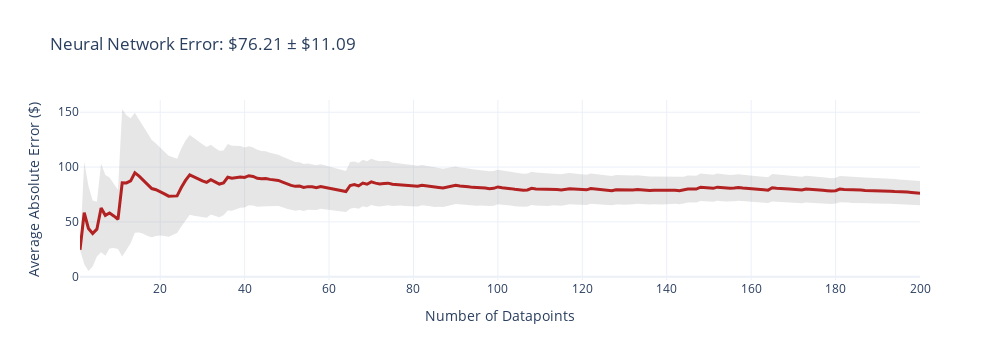
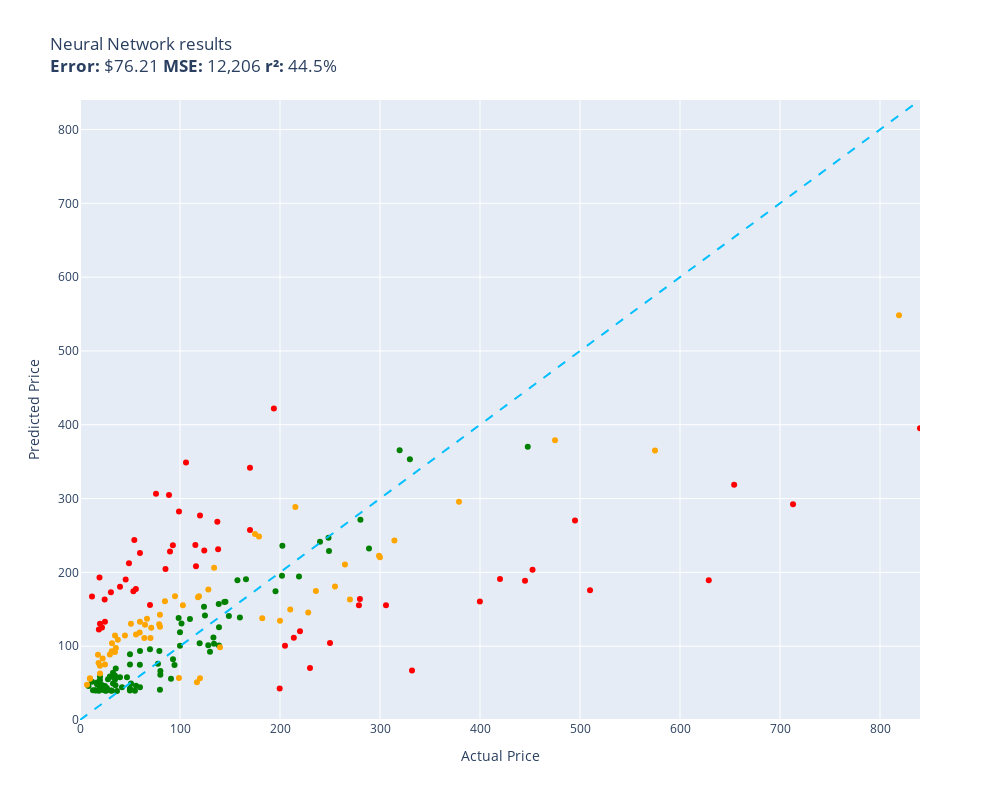

Notebook code for these charts, in order:
### Code cell
evaluate(neural_network, test)

### Figure 1 — Plotly figure (JSON) as saved in the notebook; plotly's stock layout.template omitted (floating-point values rounded to 4 significant figures; data arrays with more than 128 entries replaced by an {"elided": "..."} marker saying what was removed)
{"data": [{"fill": "toself", "fillcolor": "rgba(128,128,128,0.2)", "hoverinfo": "skip", "line": {"color": "rgba(255,255,255,0)"}, "name": "95% CI", "showlegend": false, "type": "scatter", "x": {"elided": "400 int values"}, "y": {"elided": "400 float values"}}, {"customdata": {"elided": "200x1 float values"}, "hovertemplate": "n=%{x}<br>Avg Error=$%{y:,.2f}<br>±95% CI=$%{customdata[0]:,.2f}<extra></extra>", "line": {"color": "firebrick", "width": 3}, "mode": "lines", "name": "Cumulative Avg Error", "type": "scatter", "x": {"elided": "200 int values"}, "y": {"elided": "200 float values"}}], "layout": {"height": 360, "showlegend": false, "title": {"text": "Neural Network Error: $76.21 ± $11.09"}, "width": 1000, "xaxis": {"title": {"text": "Number of Datapoints"}}, "yaxis": {"title": {"text": "Average Absolute Error ($)"}}}}

### Figure 2 — Plotly figure (JSON) as saved in the notebook; plotly's stock layout.template omitted (floating-point values rounded to 4 significant figures)
{"data": [{"customdata": [["Old Blood Noise Excess V2 Distortion Cho...\nGuess=$194.37 Actual=$219.00"], ["NewPower99 Battery Kit for Samsung Galax...\nGuess=$39.69 Actual=$54.95"], ["EXMAX NG-10X Fresnel Lens Focusing Adapt...\nGuess=$95.81 Actual=$69.98"], ["SuppliesOutlet Compatible Toner Cartridg...\nGuess=$159.78 Actual=$144.29"], ["8544771 Dryer Heating Element, 279816 Th...\nGuess=$69.69 Actual=$35.74"], ["Pump Head TBVECHI 175PSI 4KW 5.5HP 21CFM...\nGuess=$353.25 Actual=$329.90"], ["LOVE MEI Galaxy S10 Lite Case, Military ...\nGuess=$63.89 Actual=$32.98"], ["GJY Portable TV,10.6 inch Mini TV for AT...\nGuess=$93.49 Actual=$79.36"], ["LD Products Compatible Toner Cartridge R...\nGuess=$75.15 Actual=$49.98"], ["Intermatic PX300 12V 300W Transformer wi...\nGuess=$103.32 Actual=$134.00"], ["CORSAIR Dominator Platinum RGB 32GB (2x1...\nGuess=$153.38 Actual=$124.00"], ["June Garden 12\" Sweet Dolly Charlotte - ...\nGuess=$58.51 Actual=$19.99"], ["Aolemi Oil Rubbed Bronze Single Function...\nGuess=$138.09 Actual=$98.65"], ["Clementoni 39132.5 Jigsaw Puzzle 1,000 P...\nGuess=$41.12 Actual=$79.95"], ["GanFindX Portable Car Hand Controls for ...\nGuess=$138.92 Actual=$159.90"], ["KOMPUTERBAY 4GB 2X 2GB DDR2 1066MHz PC2-...\nGuess=$61.19 Actual=$80.34"], ["Mylites+ Standard Comic Book Mylar Sleev...\nGuess=$54.96 Actual=$34.99"], ["Wenger City Upgrade Laptop Backpack with...\nGuess=$160.13 Actual=$145.42"], ["AUTOFREE LED Tail Lights Assembly Compat...\nGuess=$195.28 Actual=$201.99"], ["Adams Check Payment and Deposit Register...\nGuess=$46.96 Actual=$35.49"], ["3D Tree Hole Branches 075 Stair Risers D...\nGuess=$92.35 Actual=$129.99"], ["Fjallraven, Kanken Laptop 15\" Backpack f...\nGuess=$103.92 Actual=$119.65"], ["Evan-Fischer Front Bumper Cover Compatib...\nGuess=$236.06 Actual=$202.38"], ["Laisomeke Waterproof Junction Box, Unive...\nGuess=$51.85 Actual=$11.99"], ["Webcem Solar Shed Light Outdoor Indoor, ...\nGuess=$76.18 Actual=$77.96"], ["Festool 492370 Platin 2 S1000 Grit 6-Inc...\nGuess=$55.75 Actual=$91.00"], ["Western Digital Enterprise RE4-GP 2TB SA...\nGuess=$136.77 Actual=$109.95"], ["VLAND LED Smoked Taillights Compatible F...\nGuess=$241.61 Actual=$239.99"], ["PM Auto Front Right Quick Complete Strut...\nGuess=$141.71 Actual=$124.94"], ["Tablet PC Cover Compatible with Lenovo T...\nGuess=$39.59 Actual=$31.61"], ["Miyaya@ Funny Animal Masks Collection fo...\nGuess=$50.74 Actual=$16.99"], ["Ultra Duster Canned Air Net 10 Oz 6-Pack\nGuess=$39.99 Actual=$49.90"], ["Liberty Imports 12 Pack: US Military Toy...\nGuess=$48.52 Actual=$16.98"], ["Ceramic Talavera Mexican Tile 4x4\", 9 Pi...\nGuess=$59.05 Actual=$29.95"], ["Intrepid International Dressage Letters-...\nGuess=$42.86 Actual=$26.99"], ["KUNN Small Electrician Tool Pouch Utilit...\nGuess=$47.58 Actual=$21.99"], ["iPhone 12/12 Pro Nicaragua Guardabarranc...\nGuess=$53.95 Actual=$19.97"], ["Replacement Remote Control for PANASONIC...\nGuess=$60.24 Actual=$34.95"], ["KS K-STORM Replacement Silicone Mushroom...\nGuess=$46.02 Actual=$8.50"], ["Grey Pneumatic 1311SD Impact Socket Set\nGuess=$189.29 Actual=$157.43"], ["4LT LUMINETTE Vanity Opal GLS BSN\nGuess=$119.02 Actual=$99.99"], ["GE RPWF SmartWater Comparable Refrigerat...\nGuess=$39.34 Actual=$36.99"], ["Urth 62mm UV, Circular Polarizing (CPL),...\nGuess=$125.71 Actual=$139.00"], ["MGP Caliper Covers 39011SACURD Red Powde...\nGuess=$229.09 Actual=$249.00"], ["NewFantasia Replacement Audio Cable with...\nGuess=$39.95 Actual=$31.00"], ["MONOCARBON Forged Carbon Fiber Case for ...\nGuess=$44.52 Actual=$59.99"], ["MXR Carbon Copy Deluxe Analog Delay Guit...\nGuess=$174.54 Actual=$195.50"], ["USB Charger, CIVIE High Speed 60W Multip...\nGuess=$39.98 Actual=$15.99"], ["Cardone 84-58642 New HEI Electronic Dist...\nGuess=$190.54 Actual=$165.99"], ["Hp Pavilion P7-1257c Motherboard Aahd3-h...\nGuess=$74.92 Actual=$59.86"], ["Kastar Battery Pack Replacement for Sony...\nGuess=$44.40 Actual=$19.99"], ["New Replacement seat cover fits Yamaha M...\nGuess=$100.79 Actual=$138.95"], ["AZX Stylus Pencil for Apple iPad Pro 202...\nGuess=$58.37 Actual=$29.99"], ["Raspberry Pi 3 Model B+ Aluminum Case Me...\nGuess=$40.40 Actual=$14.99"], ["ROHL WSGUM3018WH Wire Sink Grids, White\nGuess=$101.40 Actual=$128.28"], ["Diversitech UC2436-3 Ultralite Condenser...\nGuess=$66.39 Actual=$80.39"], ["200 Couples Conversation Cards - Enjoy B...\nGuess=$49.43 Actual=$32.97"], ["The Puppet Company - Carpet-Unicorn, Whi...\nGuess=$39.66 Actual=$19.00"], ["KYX Racing Hardened Steel Center Drive S...\nGuess=$58.09 Actual=$46.99"], ["Baumgartens Sicurix Blank PVC ID Cards (...\nGuess=$49.44 Actual=$19.11"], ["OEM Samsung Remote Control Shipped with ...\nGuess=$46.27 Actual=$56.00"], ["Venom Power Terra Hunter R/T+ R/T All-Te...\nGuess=$365.62 Actual=$319.65"], ["Custom Engagement Logo Desk Embosser Sea...\nGuess=$41.47 Actual=$49.95"], ["Audio Techinca ATW-T1002 System 10 Handh...\nGuess=$232.30 Actual=$289.00"], ["520 Pieces Christmas Envelope Seal Stick...\nGuess=$39.55 Actual=$25.99"], ["LD Compatible Ink Cartridge Replacement ...\nGuess=$44.42 Actual=$41.99"], ["BestPricedDecals Wine A BIT, You'll Feel...\nGuess=$40.19 Actual=$12.98"], ["VATOS 4 Packs Bubble Machine Gun for Kid...\nGuess=$41.11 Actual=$22.88"], ["Steering Wheel, Carbon Fiber Automotive ...\nGuess=$370.18 Actual=$447.74"], ["BXYJY for Samsung Galaxy Z Fold 3 Case w...\nGuess=$42.59 Actual=$49.99"], ["VONADO Space Wars Colonial Viper MK1 Bui...\nGuess=$57.83 Actual=$39.99"], ["Disney Princess Sparkling Princess Sleep...\nGuess=$40.08 Actual=$24.95"], ["sabermaster TCG Playmat yugioh playmat T...\nGuess=$42.14 Actual=$21.99"], ["DuraGo BR5330 Front Vented Disc Brake Ro...\nGuess=$130.87 Actual=$101.51"], ["Vinyl Soft Top Roll-up Adjustable Truck ...\nGuess=$140.89 Actual=$148.88"], ["Glovion Music Stand Light, Clip On Piano...\nGuess=$55.19 Actual=$27.99"], ["Samsung DA97-07603B Freezer Ice Maker As...\nGuess=$82.25 Actual=$93.02"], ["Intex River Run Connect Lounge (Four)\nGuess=$74.67 Actual=$94.49"], ["Think Gizmos Build Your Own Robot Toys f...\nGuess=$46.22 Actual=$24.95"], ["PowerSport Front Rear Brakes and Rotors ...\nGuess=$246.84 Actual=$248.51"], ["Viola Bow 4/4 Full Size Carbon Fiber (Bl...\nGuess=$89.08 Actual=$49.99"], ["Targus CityGear Durable Backpack, Black,...\nGuess=$111.74 Actual=$133.43"], ["Fender Hendrix Voodoo Child Coiled Instr...\nGuess=$93.59 Actual=$59.99"], ["W11130208 W10695459 Refrigerator LED Mod...\nGuess=$40.33 Actual=$26.59"], ["Garmin 010-12402-10 GT15M-TM Transom-Mou...\nGuess=$157.24 Actual=$138.74"], ["Fitness Center Gym Room Weight Train Dua...\nGuess=$100.59 Actual=$99.99"], ["For Volvo C70 S70 V70 V40 S40 AC Compres...\nGuess=$271.29 Actual=$280.41"], ["Refresh NSF-53 Premium Replacement Refri...\nGuess=$49.38 Actual=$50.99"], ["NICKSTON Red Sparkling Glitter Slim Band...\nGuess=$43.83 Actual=$25.99"]], "hovertemplate": "%{customdata[0]}<extra></extra>", "legendgroup": "green", "marker": {"color": "green", "size": 6, "symbol": "circle"}, "mode": "markers", "name": "green", "orientation": "v", "showlegend": true, "type": "scatter", "x": [219.0, 54.95, 69.98, 144.3, 35.74, 329.9, 32.98, 79.36, 49.98, 134.0, 124.0, 19.99, 98.65, 79.95, 159.9, 80.34, 34.99, 145.4, 202.0, 35.49, 130.0, 119.7, 202.4, 11.99, 77.96, 91.0, 110.0, 240.0, 124.9, 31.61, 16.99, 49.9, 16.98, 29.95, 26.99, 21.99, 19.97, 34.95, 8.5, 157.4, 99.99, 36.99, 139.0, 249.0, 31.0, 59.99, 195.5, 15.99, 166.0, 59.86, 19.99, 138.9, 29.99, 14.99, 128.3, 80.39, 32.97, 19.0, 46.99, 19.11, 56.0, 319.6, 49.95, 289.0, 25.99, 41.99, 12.98, 22.88, 447.7, 49.99, 39.99, 24.95, 21.99, 101.5, 148.9, 27.99, 93.02, 94.49, 24.95, 248.5, 49.99, 133.4, 59.99, 26.59, 138.7, 99.99, 280.4, 50.99, 25.99], "xaxis": "x", "y": [194.4, 39.69, 95.81, 159.8, 69.69, 353.3, 63.89, 93.49, 75.15, 103.3, 153.4, 58.51, 138.1, 41.12, 138.9, 61.19, 54.96, 160.1, 195.3, 46.96, 92.35, 103.9, 236.1, 51.85, 76.18, 55.75, 136.8, 241.6, 141.7, 39.59, 50.74, 39.99, 48.52, 59.05, 42.86, 47.58, 53.95, 60.24, 46.02, 189.3, 119.0, 39.34, 125.7, 229.1, 39.95, 44.52, 174.5, 39.98, 190.5, 74.92, 44.4, 100.8, 58.37, 40.4, 101.4, 66.39, 49.43, 39.66, 58.09, 49.44, 46.27, 365.6, 41.47, 232.3, 39.55, 44.42, 40.19, 41.11, 370.2, 42.59, 57.83, 40.08, 42.14, 130.9, 140.9, 55.19, 82.25, 74.67, 46.22, 246.8, 89.08, 111.7, 93.59, 40.33, 157.2, 100.6, 271.3, 49.38, 43.83], "yaxis": "y"}, {"customdata": [["telpo Headlight Assembly Fit For 15 Camr...\nGuess=$208.14 Actual=$115.99"], ["RBC12-UPC Replacement Battery Cartridge ...\nGuess=$70.47 Actual=$229.99"], ["Bam France 2002XL Contoured Hightech Bla...\nGuess=$292.42 Actual=$713.00"], ["46mm Digital Pro High-Resolution Close-U...\nGuess=$130.44 Actual=$19.99"], ["Innovative Percussion CB-6 Chamois Bass ...\nGuess=$243.91 Actual=$54.32"], ["Bam Trekking 3027SB Single Black Clarine...\nGuess=$67.06 Actual=$332.00"], ["DEWALT 20V MAX* XR Impact Driver with Bl...\nGuess=$203.71 Actual=$452.53"], ["Mini PC, Kinupute Desktop Computer E3-12...\nGuess=$270.35 Actual=$495.00"], ["Deco Mount Pro Tripod Microphone Stand w...\nGuess=$226.15 Actual=$59.95"], ["Scranton & Co 3 Drawer Mobile File Cabin...\nGuess=$237.18 Actual=$115.35"], ["Task T24287 Roman Ogee Router Bit with 1...\nGuess=$177.40 Actual=$55.88"], ["Travelpro Platinum Elite Slim Business L...\nGuess=$111.60 Actual=$213.83"], ["JRready ST6313 DT Deutsch Connector Kit,...\nGuess=$42.82 Actual=$199.68"], ["Dakota Alert MURS Alert Probe Sensor - M...\nGuess=$120.33 Actual=$219.99"], ["Projector, CRAZVIEW Projector with WiFi ...\nGuess=$174.45 Actual=$53.40"], ["MC: Pindicator (Dual Intensity Amber)\nGuess=$180.68 Actual=$40.00"], ["Poison Spyder 10-08-020 Rocker Knocker\nGuess=$189.51 Actual=$628.76"], ["DIMARZIO 204284 DP 163FBK Blues Bucker G...\nGuess=$228.18 Actual=$89.99"], ["Lighted Triangle Mirror Cabinet Bathroom...\nGuess=$188.49 Actual=$445.00"], ["BESTILL Wall Mounted Shower Faucet Set, ...\nGuess=$306.47 Actual=$76.00"], ["Trail Gear Twin Stick Kit for Top Shift ...\nGuess=$164.05 Actual=$279.92"], ["Engine Thermostat, Replace 19301-PAA-306...\nGuess=$122.46 Actual=$18.89"], ["Dell Optiplex 390 Desktop Computer i3 3....\nGuess=$229.53 Actual=$124.27"], ["Satco S9596, 4 Count (Pack of 1), 4.18\nGuess=$167.21 Actual=$12.00"], ["Kingston Brass KS269SN Kingston Clawfoot...\nGuess=$155.33 Actual=$305.99"], ["EMART Photography C Stand with Boom Arm,...\nGuess=$276.90 Actual=$119.99"], ["KOHLER K-1185540-CP Assembly-Slider\nGuess=$190.22 Actual=$45.67"], ["Royal Designs, Inc. Decorative Abundant ...\nGuess=$133.12 Actual=$24.95"], ["Canon Sure Shot 90u 35mm Date Camera\nGuess=$160.60 Actual=$399.89"], ["Wilkinson LOW GAUSS Vintage Tone Strat S...\nGuess=$173.06 Actual=$30.93"], ["Ibanez M510OVS Acoustic Mandolin in Vint...\nGuess=$341.62 Actual=$169.99"], ["Berta (6 Pieces) 1-1/4 inch Overlay, 90 ...\nGuess=$163.11 Actual=$24.66"], ["CradlePoint Compact Broadband Router (CB...\nGuess=$304.88 Actual=$89.00"], ["Auertech Portable Washing Machine, 14lbs...\nGuess=$282.45 Actual=$98.99"], ["Evan Fischer Radiator Cooling Fan Assemb...\nGuess=$268.45 Actual=$137.34"], ["ECCPP Power Steering Pump for 2009-2010 ...\nGuess=$204.51 Actual=$85.48"], ["SP Air Corporation SP-8102BU 1/4-Inch He...\nGuess=$100.73 Actual=$204.99"], ["Skullcandy Hesh Evo Bluetooth Headphones...\nGuess=$155.67 Actual=$69.99"], ["ASUS VY279HE-W 27” 1080P Monitor - White...\nGuess=$231.34 Actual=$138.10"], ["Music Hall pa15.3 MM/MC Phono Preamplifi...\nGuess=$104.23 Actual=$250.00"], ["Lorell Bell Chair Glide, 2.5\", Black\nGuess=$193.12 Actual=$19.50"], ["4 Inches Rolled Muffler Tip Catback Exha...\nGuess=$422.01 Actual=$193.88"], ["Competition Clutch Disc and Pressure Pla...\nGuess=$175.66 Actual=$510.00"], ["KUNFINE Android Radio CarPlay & Android ...\nGuess=$348.96 Actual=$106.00"], ["VIPMOTOZ Sequential Turn Signal Premium ...\nGuess=$155.55 Actual=$278.94"], ["A-Premium Front Suspension Steering Knuc...\nGuess=$212.32 Actual=$48.99"], ["Dell XPS 13 9343-2727SLV 13.3\" Full HD S...\nGuess=$395.11 Actual=$839.99"], ["Pacific Drums PDCM1618TTRB 16 x 18 Inche...\nGuess=$191.09 Actual=$419.99"], ["Blanco 230966 Valea Stainless Steel Sink...\nGuess=$236.87 Actual=$92.88"], ["Empava 24\" Single Wall Ovens 10 Cooking ...\nGuess=$318.78 Actual=$654.14"], ["VTech Strum and Jam Kidi Musical Guitar ...\nGuess=$125.28 Actual=$21.99"], ["Xiaomi Redmi 10 2022 NFC 4G LTE (128GB +...\nGuess=$257.46 Actual=$169.99"]], "hovertemplate": "%{customdata[0]}<extra></extra>", "legendgroup": "red", "marker": {"color": "red", "size": 6, "symbol": "circle"}, "mode": "markers", "name": "red", "orientation": "v", "showlegend": true, "type": "scatter", "x": [116.0, 230.0, 713.0, 19.99, 54.32, 332.0, 452.5, 495.0, 59.95, 115.3, 55.88, 213.8, 199.7, 220.0, 53.4, 40.0, 628.8, 89.99, 445.0, 76.0, 279.9, 18.89, 124.3, 12.0, 306.0, 120.0, 45.67, 24.95, 399.9, 30.93, 170.0, 24.66, 89.0, 98.99, 137.3, 85.48, 205.0, 69.99, 138.1, 250.0, 19.5, 193.9, 510.0, 106.0, 278.9, 48.99, 840.0, 420.0, 92.88, 654.1, 21.99, 170.0], "xaxis": "x", "y": [208.1, 70.47, 292.4, 130.4, 243.9, 67.06, 203.7, 270.3, 226.1, 237.2, 177.4, 111.6, 42.82, 120.3, 174.5, 180.7, 189.5, 228.2, 188.5, 306.5, 164.1, 122.5, 229.5, 167.2, 155.3, 276.9, 190.2, 133.1, 160.6, 173.1, 341.6, 163.1, 304.9, 282.4, 268.5, 204.5, 100.7, 155.7, 231.3, 104.2, 193.1, 422.0, 175.7, 349.0, 155.6, 212.3, 395.1, 191.1, 236.9, 318.8, 125.3, 257.5], "yaxis": "y"}, {"customdata": [["Stand for Raven Pro Document Scanner - P...\nGuess=$88.91 Actual=$29.85"], ["ACDelco GM Original Equipment FW339 Fron...\nGuess=$288.56 Actual=$215.33"], ["Metabo HPT 36V MultiVolt™ Cordless Rotar...\nGuess=$295.63 Actual=$379.00"], ["Panasonic KX-TG6511B DECT 6.0 PLUS Expan...\nGuess=$129.71 Actual=$79.20"], ["APS iBoard 6-inch Aluminum (Black Powder...\nGuess=$149.67 Actual=$210.23"], ["PEMP E65 E66 CDC Simulate Optical Fiber ...\nGuess=$167.79 Actual=$119.00"], ["HK SYSTEMS 13\" Heavy Duty Black \"Push\" O...\nGuess=$161.02 Actual=$84.95"], ["SKB iSeries 3i-13096-6KP Case for BlackM...\nGuess=$251.96 Actual=$174.99"], ["10GBase-LR SFP+ Transceiver, Handar 10GB...\nGuess=$62.96 Actual=$19.99"], ["Canon EOS Rebel T7 Digital SLR Camera wi...\nGuess=$548.40 Actual=$819.00"], ["Evergreen HSHB2005 Cylinder Head Gasket ...\nGuess=$118.64 Actual=$59.69"], ["Southwire 120V/15A Right Angle User Atta...\nGuess=$108.57 Actual=$37.87"], ["15\" Locking Shower Head Extension Arm in...\nGuess=$142.52 Actual=$79.95"], ["Tidal Front + Rear Fender Flares 4PC Poc...\nGuess=$180.74 Actual=$254.99"], ["DALDED LED Light Kit for Lego Sonic Gree...\nGuess=$75.15 Actual=$24.99"], ["152MM Hole Saws M42 Bi-Metal High Speed ...\nGuess=$88.34 Actual=$17.99"], ["Baseball Backpacks Large 18 Inch Bookbag...\nGuess=$93.22 Actual=$31.77"], ["KOHLER 18865-CP Filtered Water Faucet, P...\nGuess=$379.12 Actual=$475.00"], ["Diversitech WG840585 Motor, (Ddb) 1/3Hp,...\nGuess=$206.39 Actual=$134.12"], ["Retevis RT68 Soft Earhook Walkie Talkie ...\nGuess=$47.71 Actual=$6.99"], ["Sumerain S1339CM Double Handle Widesprea...\nGuess=$174.90 Actual=$235.86"], ["Beck/Arnley 0421945 Air Filter\nGuess=$97.61 Actual=$35.87"], ["IQShield Screen Protector Compatible wit...\nGuess=$55.85 Actual=$9.95"], ["Neporal Full Spectrum Light Bulb, 6000K ...\nGuess=$77.07 Actual=$18.59"], ["Pidoko Kids Train Table, Grey with 90 Pc...\nGuess=$56.61 Actual=$119.97"], ["Marvel Legends Series X-Men 6-Inch Archa...\nGuess=$56.78 Actual=$98.95"], ["LEGO Marvel Avengers War Machine Buster ...\nGuess=$133.26 Actual=$59.95"], ["ANZO USA 111207 GMC SIERRA 99-06 / YUKON...\nGuess=$137.92 Actual=$182.28"], ["Trim Kit for 2-handle Shower & Tub Valve...\nGuess=$167.72 Actual=$94.99"], ["Pioneer 2AM401-BN Two Handle Kitchen Fau...\nGuess=$145.78 Actual=$228.22"], ["LSSAGOON Backpack for Women Teen Kids Gi...\nGuess=$92.90 Actual=$33.99"], ["Aeromotive 13304 Regulator, X1 Adjustabl...\nGuess=$163.27 Actual=$269.95"], ["Walker Exhaust Ultra EPA 16478 Direct Fi...\nGuess=$365.26 Actual=$574.99"], ["4pc Wheel Spacers Adapters 4\" (2inch Per...\nGuess=$51.04 Actual=$116.95"], ["LSI Broadcom SAS 9300-8i 8-port 12Gb/s S...\nGuess=$166.21 Actual=$118.00"], ["Mikrotik RB3011UIAS-RM RouterBOARD 10xGi...\nGuess=$222.60 Actual=$299.00"], ["AC Compressor & A/C Kit For BMW 335i 335...\nGuess=$243.18 Actual=$314.41"], ["DuraGo 29515020 Front Hub Assembly\nGuess=$176.65 Actual=$128.34"], ["Chalkboard Name Badges with Magnetic Bac...\nGuess=$73.57 Actual=$19.95"], ["Linkloos Solar Street Lights Outdoor Wat...\nGuess=$115.86 Actual=$55.99"], ["GENUINE VOLVO THERMOSTAT (3.0, 3.2) S60 ...\nGuess=$155.33 Actual=$102.85"], ["Pyle Wireless Rear View Backup Camera - ...\nGuess=$111.02 Actual=$70.45"], ["Universal Power Group 12V 100Ah Sealed L...\nGuess=$134.39 Actual=$199.99"], ["18 Inch White Undermount Kitchen Sink - ...\nGuess=$248.71 Actual=$179.00"], ["Amana Tool - SC587 Carbide Tipped 3-Wing...\nGuess=$124.84 Actual=$71.23"], ["UPR Mach 1 Chin Spoiler Fits 94-98 Musta...\nGuess=$128.88 Actual=$64.99"], ["LCD Screen for Dell Inspiron 17R 17.3\" H...\nGuess=$111.17 Actual=$64.37"], ["CTLAMP XL-2100 Professional Quality XL-2...\nGuess=$103.89 Actual=$32.00"], ["200 ' feet True 14 Gauge AWG CCA Speaker...\nGuess=$114.63 Actual=$44.95"], ["APS iBoard (304 Stainless Steel Polished...\nGuess=$210.73 Actual=$264.95"], ["StonKraft Brass Chess Board Game Set wit...\nGuess=$98.63 Actual=$140.00"], ["Replacement Remote Control fit for Sony ...\nGuess=$56.62 Actual=$9.99"], ["Star Wars Die-Cast Metal TITANIUM Series...\nGuess=$83.18 Actual=$22.70"], ["HP Laserjet 2100 Laser Printer W/Test Pr...\nGuess=$220.44 Actual=$299.98"], ["KZ ZS10 Pro in Ear Monitor Headphone KZ ...\nGuess=$137.23 Actual=$66.99"], ["Jada Toys Ryan's World Combo Panda Airli...\nGuess=$92.07 Actual=$34.94"], ["Pyle 2x120 Watt Home Audio Speaker Power...\nGuess=$130.35 Actual=$50.92"], ["STICKGOO Peel and Stick Backsplash for K...\nGuess=$114.44 Actual=$34.99"], ["MonMount Triple Monitor Stand Freestandi...\nGuess=$126.20 Actual=$79.99"]], "hovertemplate": "%{customdata[0]}<extra></extra>", "legendgroup": "orange", "marker": {"color": "orange", "size": 6, "symbol": "circle"}, "mode": "markers", "name": "orange", "orientation": "v", "showlegend": true, "type": "scatter", "x": [29.85, 215.3, 379.0, 79.2, 210.2, 119.0, 84.95, 175.0, 19.99, 819.0, 59.69, 37.87, 79.95, 255.0, 24.99, 17.99, 31.77, 475.0, 134.1, 6.99, 235.9, 35.87, 9.95, 18.59, 120.0, 98.95, 59.95, 182.3, 94.99, 228.2, 33.99, 269.9, 575.0, 117.0, 118.0, 299.0, 314.4, 128.3, 19.95, 55.99, 102.8, 70.45, 200.0, 179.0, 71.23, 64.99, 64.37, 32.0, 44.95, 264.9, 140.0, 9.99, 22.7, 300.0, 66.99, 34.94, 50.92, 34.99, 79.99], "xaxis": "x", "y": [88.91, 288.6, 295.6, 129.7, 149.7, 167.8, 161.0, 252.0, 62.96, 548.4, 118.6, 108.6, 142.5, 180.7, 75.15, 88.34, 93.22, 379.1, 206.4, 47.71, 174.9, 97.61, 55.85, 77.07, 56.61, 56.78, 133.3, 137.9, 167.7, 145.8, 92.9, 163.3, 365.3, 51.04, 166.2, 222.6, 243.2, 176.7, 73.57, 115.9, 155.3, 111.0, 134.4, 248.7, 124.8, 128.9, 111.2, 103.9, 114.6, 210.7, 98.63, 56.62, 83.18, 220.4, 137.2, 92.07, 130.3, 114.4, 126.2], "yaxis": "y"}, {"hoverinfo": "skip", "line": {"color": "deepskyblue", "dash": "dash", "width": 2}, "mode": "lines", "name": "y = x", "showlegend": false, "type": "scatter", "x": [0, 840.0], "y": [0, 840.0]}], "layout": {"height": 800, "legend": {"title": {"text": "color"}, "tracegroupgap": 0}, "showlegend": false, "title": {"text": "Neural Network results<br><b>Error:</b> $76.21 <b>MSE:</b> 12,206 <b>r²:</b> 44.5%"}, "width": 1000, "xaxis": {"anchor": "y", "domain": [0, 1], "range": [0, 840.0], "title": {"text": "Actual Price"}}, "yaxis": {"anchor": "x", "domain": [0, 1], "range": [0, 840.0], "title": {"text": "Predicted Price"}}}}
